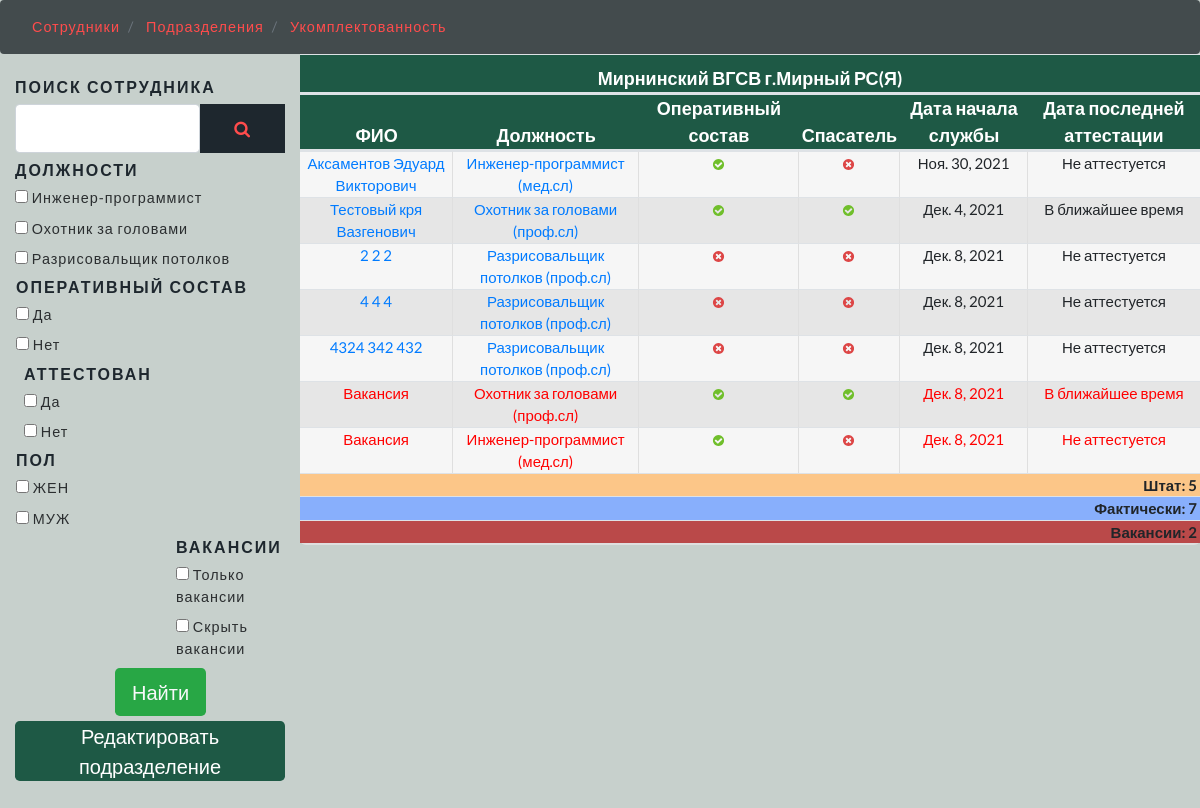
The page /divisions/division_detail/2/ on the database as committed earlier.
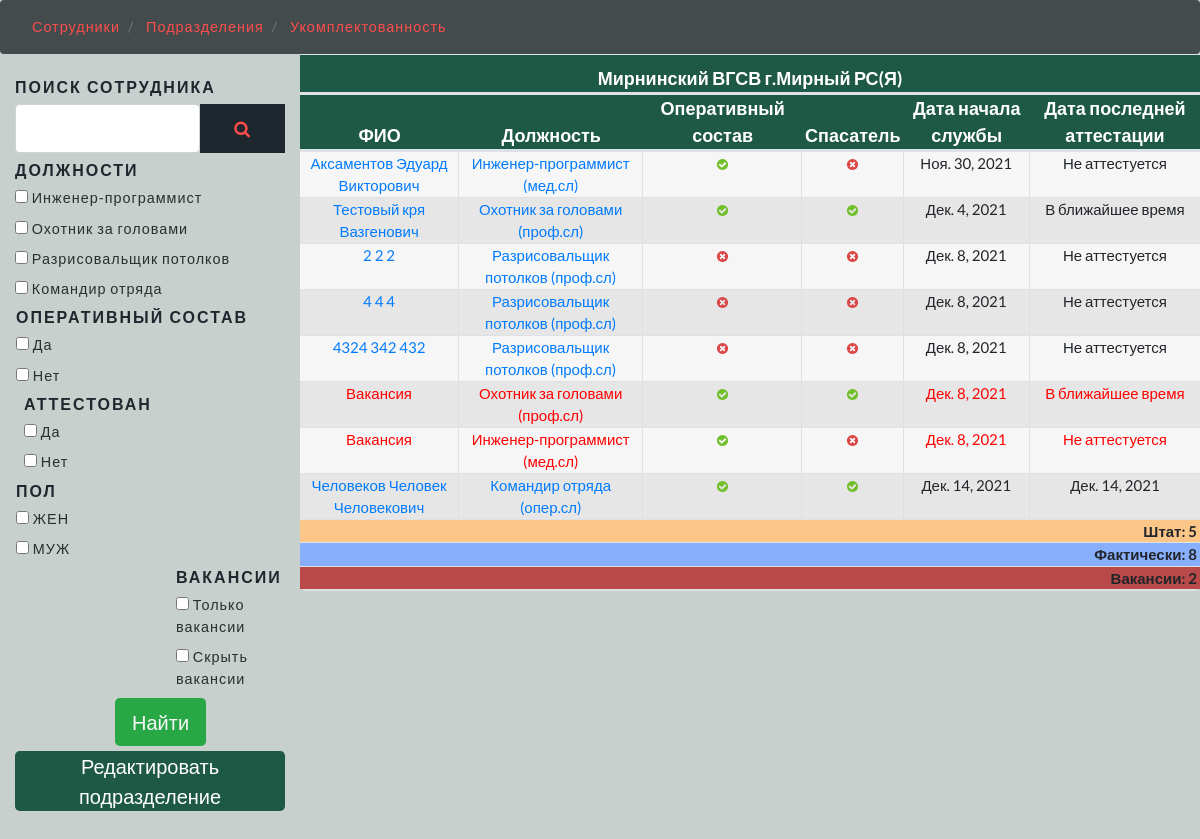
The same page on the database as committed later.
### rescuers/apps/workers/models.py (models this page shows, shortened)
class Post(models.Model):
    name = models.CharField('Наименование', max_length=100)
    operative = models.BooleanField('Принадлежность к оперативному составу')
    rescuer = models.BooleanField('Принадлежность к аттестованным спасателям')
    attestation_period = models.CharField('Время между аттестациями для должности(если необходимо)', max_length=20)
    SERVICE_CHOICES = (
                       ('мед', 'мед'),
                       ('проф', 'проф'),
                       ('опер', 'опер'),
                       )
    service_in_name = models.CharField('Служба (для вывода в названии должности)',help_text='Добавить при необходимости', choices=SERVICE_CHOICES, max_length=12, blank=True, default='')
    priority = models.PositiveSmallIntegerField('Приоритет вывода в списке', blank=True, default=9,
                                                help_text="Для командира отряда- 1; "
                                                          "Для зам.ком. отряда - 2; "
                                                          "Для пом.ком. отряда - 3; "
                                                          "Для ком. взвода     - 4; "
                                                          "Для зам.ком.взвода  - 5; "
                                                          "Для пом.ком. взвода - 6; "
                                                          "Для ком.отдел.      - 7; "
                                                          "Для респираторщика  - 8; "
                                                          "Для остальных по умолчанию - 9.")
    service = models.ForeignKey(Service, on_delete=models.SET_NULL, null=True,
                                blank=True, default=None, related_name='service_posts')
    def __str__(self):
        if self.service_in_name:
            return f"{self.name} ({self.service_in_name}.сл)"
        else:
            return f"{self.name}"
    class Meta:
        verbose_name = "Должность"
        verbose_name_plural = "Должности"

class Worker(models.Model):
    surname = models.CharField('Фамилия', max_length=30, blank=True)
    name = models.CharField('Имя', max_length=30)
    lastname = models.CharField('Отчество', max_length=30, blank=True)
    SEX_CHOICES = (('МУЖ', 'МУЖ'),
                   ('ЖЕН', 'ЖЕН'))
    sex = models.CharField('Пол', max_length=6, choices=SEX_CHOICES, default='МУЖ', blank=True)
    post = models.ForeignKey(Post, verbose_name='Должность', on_delete=models.SET_NULL,
                             blank=True, null=True, related_name='post_workers')
    division = models.ForeignKey(Division, verbose_name='Подразделение', on_delete=models.SET_NULL,
                                 blank=True, null=True, related_name='division_workers')
    date_beginning = models.DateField('Время начала службы')
    date_attestation = models.DateField('Дата последней аттестации', blank=True, default=None, null=True)
    on_duty = models.BooleanField('Фактическое нахождение на службе', blank=True, default=True, null=True)
    photo = models.ImageField('Фото', blank=True, default='', upload_to='workers/')
    attestated = models.BooleanField('Аттестован', blank=True, default=False, null=True)
    def get_full_name(self):
        return f'{self.surname} {self.name} {self.lastname}'
    class Meta:
        verbose_name = "Сотрудник"
        verbose_name_plural = "Сотрудники"

class Division(models.Model):
    name = models.CharField('Наименование', max_length=100)
    standard_size = models.PositiveSmallIntegerField('Штатный размер')
    def get_state(self):
        return sum(self.division_state.values_list('standard_size', flat=True))
    def get_vacancies(self):
        return len(self.division_workers.filter(name='Вакансия'))
    def __str__(self):
        return f"{self.name}"
    class Meta:
        verbose_name = "Подразделение"
        verbose_name_plural = "Подразделения"

### rescuers/apps/workers/views.py (the view)
# urls.py: path('divisions/division_detail/<int:pk>/', DivisionDetailView.as_view(), name='division_detail'),
class DivisionDetailView(DetailView, FilterSearchFields):
    model = Division
    slug_field = 'id'
    template_name = 'workers/divisions/division_detail.html'
    def get_division(self):
        url = self.request.path
        division_id =  re.search('\d{1,}', url).group(0)
        division = Division.objects.get(id=division_id)
        print(f'--------------------------------------{division}--------------------')
        return division
    def get_posts(self):
        division = self.get_division()
        workers = Worker.objects.filter(division=division)
        print(Post.objects.filter(post_workers__in=workers))
        return Post.objects.filter(post_workers__in=workers).distinct()
    def get_context_data(self, **kwargs):
        context = super().get_context_data(**kwargs)
        context['posts'] = self.get_posts()
        context['worker_list'] = Worker.objects.filter(division=self.get_division())
        context['filter'] = True
        return context

### rescuers/apps/workers/views.py (called while the page is built)
    def get_operatives(self):
        return Post.objects.values_list('operative', flat=True).distinct()

    def get_rescuers(self):
        return Post.objects.values_list('rescuer', flat=True).distinct()

    def get_sexes(self):
        return sorted(Worker.objects.values_list("sex", flat=True).distinct())

### rescuers/templates/workers/divisions/division_detail.html
{% extends 'workers/base.html' %}
{% load static %}
{% block content %}
{% block sidebar %}
<div class="side-bar col-lg-3 mt-4">
    {% endblock sidebar %}
    {% include 'include/division_sidebar.html' %}
    <div>
            <a class="work_btn" href="{% url 'workers:edit_division' division.id %}">Редактировать подразделение</a>
    </div>
</div>
<div class="tab_cont">
    <div class="table_wrapper">
        <table class="table" id="tab" >
            <thead>
            <tr>
                <th align="center" colspan="6">{{ division.name }}</th>
            </tr>
            <tr>
                <th>ФИО</th>
                <th>Должность</th>
                <th>Оперативный состав</th>
                <th>Спасатель</th>
                <th>Дата начала службы</th>
                <th>Дата последней аттестации</th>
            </tr>
            </thead>
            <tbody>
            {% if division.division_workers.all %}
            {% if worker_list %}
            {% for worker in worker_list %}
            <tr {% if worker.name == 'Вакансия' %} class="vac" {% endif %}>
                <td style="height:15px;"><a href="{% url 'workers:worker_detail' worker.id %}">{{ worker.get_full_name }}</a></td>
                <td><a href="{% url 'workers:edit_post' worker.post.id %}">{{ worker.post }}</a></td>
                <td>{% if worker.post.operative %}<image src="{% static 'images/icon-True.svg' %}"></image>
                    {% else %}<image src="{% static 'images/icon-False.svg' %}"></image>{% endif %}</td>
                <td>{% if worker.post.rescuer %}<image src="{% static 'images/icon-True.svg' %}"></image>
                    {% else %}<image src="{% static 'images/icon-False.svg' %}"></image>{% endif %}</td>
                <td>{{ worker.date_beginning }}</td>
                <td>{% if not worker.post.rescuer %}
                    Не аттестуется
                    {% elif worker.attestated %}
                    {{ worker.date_attestation }}
                    {% else %}
                    В ближайшее время
                    {% endif %}
                </td>
            </tr>
            {% endfor %}
            {% if filter %}
            <tr>
                <th align="center" colspan="6" class="table_foot_1">Штат: {{ division.get_state }}</th>
            </tr>
            <tr>
                <th align="center" colspan="6" class="table_foot_2">Фактически: {{ division.division_workers.all|length }}</th>
            </tr>
             <tr>
                <th align="center" colspan="6" class="table_foot_3">Вакансии:{% if division.get_vacancies %} {{ division.get_vacancies }} {% else %} 0 {% endif %}</th>
            </tr>
            </tbody>
            {% endif %}
            {% else %}
            <tr>
                <td colspan="6">Нет сотрудников по этому запросу</td>
            </tr>
            {% endif %}
            {% else %}
            <tr>
                <td colspan="6">Ожидает заполнения</td>
            </tr>
            {% endif %}
        </table>
    </div>
</div>
{% endblock content %}

### rescuers/templates/include/division_sidebar.html (shortened to what this page needs)
<div class="search-bar w3layouts-newsletter">
    <h3 class="sear-head editContent" >Поиск сотрудника</h3>
    <form  method="get" action="{% url 'workers:division_search' division.id %}" class="d-flex editContent" >
        <input type="search"  name="q" class="form-control" required="">
        <button type="submit" class="btn1 btn" ><span class="fa fa-search" aria-hidden="true" ></span></button>
    </form>
</div>
<form action="{% url 'workers:division_filter' division.id %}"  method="get" name="filter">
    <div class="left-side  mt-2">
        <h3 class="sear-head editContent" >Должности</h3>
        <ul class="w3layouts-box-list">
            {% for post in view.get_posts %}
            <li class="editContent" >
                <input type="checkbox" class="checked" name="post" value="{{ post.id }}">
                <span class="span editContent" >{{ post.name }}</span>
            </li>
            {% endfor %}
        </ul>
    </div>
    <div class="row">
        <div class="left-side ml-3">
            <h3 class="sear-head editContent" >Оперативный состав</h3>
            <ul class="w3layouts-box-list">
                {% for operative in view.get_operatives %}
                <li class="editContent" >
                    <input type="checkbox" class="checked" name="operative" value="{{ operative }}">
                    <span class="span editContent" >{% if operative %} Да{% else %} Нет {% endif %}</span>
                </li>
                {% endfor %}
            </ul>
        </div>
        <div class="left-side ml-4">
            <h3 class="sear-head editContent" >Аттестован</h3>
            <ul class="w3layouts-box-list">
                {% for rescuer in view.get_rescuers %}
                <li class="editContent" >
                    <input type="checkbox" class="checked" name="rescuer" value="{{ rescuer }}">
                    <span class="span editContent" >{% if rescuer %} Да{% else %} Нет {% endif %}</span>
                </li>
                {% endfor %}
            </ul>
        </div>
    </div>
    <div class="row">
        <div class="left-side ml-3 ">
            <h3 class="sear-head editContent" >Пол</h3>
            <ul class="w3layouts-box-list">
                {% for sex in view.get_sexes %}
                {% if sex %}
                <li class="editContent" >
                    <input type="checkbox" class="checked" name="sex" value="{{ sex }}">
                    <span class="span editContent" >{{ sex }}</span>
                </li>
                {% endif %}
                {% endfor %}
            </ul>
        </div>
        <div class="left-side" style="margin-left: 11rem">
            <h3 class="sear-head editContent" >Вакансии</h3>
            <ul class="w3layouts-box-list">
                <li class="editContent" >
                    <input type="checkbox" class="checked" name="vacancy" value="{{ 1 }}">
                    <span class="span editContent" >Только вакансии</span>
                </li>
                <li class="editContent" >
                    <input type="checkbox" class="checked" name="vacancy" value="{{ 2 }}">
                    <span class="span editContent" >Скрыть вакансии</span>
                </li>
            </ul>
        </div>
    </div>
    <div class="row">
        <div class="col-lg-2 offset-lg-4">
            <button type="submit" class="btn  btn-lg bg-success text-light">Найти</button>
        </div>
    </div>
</form>

Rows that differ between the two databases and show on the page:
added Post: name "Командир отряда"
computed for Division "Мирнинский ВГСВ г.Мирный РС(Я)": division_workers.all|length "7" → "8"
added Worker: get_full_name "Человеков Человек Человекович", post "Командир отряда (опер.сл)", date_beginning "Дек. 14, 2021", date_attestation "Дек. 14, 2021"
